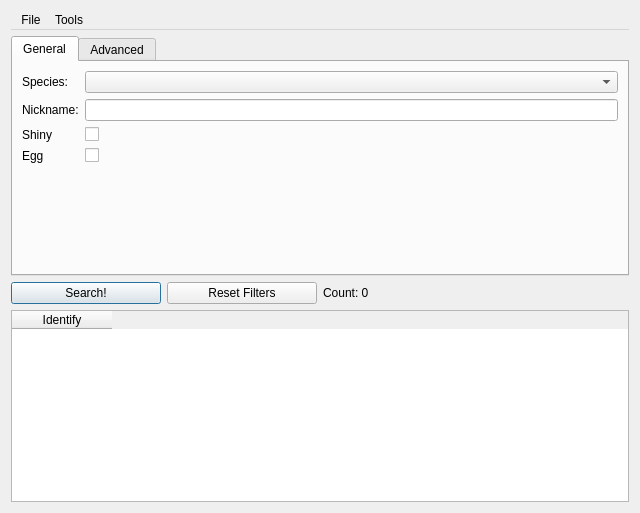
<?xml version="1.0" encoding="UTF-8"?>
<ui version="4.0">
 <class>SAV_Database</class>
 <widget class="QDialog" name="SAV_Database">
  <property name="windowTitle">
   <string>Database</string>
  </property>
  <property name="minimumSize">
   <size>
    <width>640</width>
    <height>420</height>
   </size>
  </property>
  <layout class="QVBoxLayout" name="DatabaseRoot">
   <item>
    <widget class="QMenuBar" name="menuStrip1">
     <property name="nativeMenuBar">
      <bool>false</bool>
     </property>
     <widget class="QMenu" name="Menu_Close">
      <property name="title">
       <string>File</string>
      </property>
      <addaction name="Menu_Exit"/>
     </widget>
     <widget class="QMenu" name="Menu_Tools">
      <property name="title">
       <string>Tools</string>
      </property>
      <widget class="QMenu" name="Menu_SearchSettings">
       <property name="title">
        <string>Search Settings</string>
       </property>
       <addaction name="Menu_SearchBoxes"/>
       <addaction name="Menu_SearchDatabase"/>
       <addaction name="Menu_SearchBackups"/>
       <addaction name="Menu_SearchLegal"/>
       <addaction name="Menu_SearchIllegal"/>
      </widget>
      <addaction name="Menu_SearchSettings"/>
     </widget>
     <addaction name="Menu_Close"/>
     <addaction name="Menu_Tools"/>
    </widget>
   </item>
   <item>
    <widget class="QTabWidget" name="TC_SearchSettings">
     <property name="currentIndex">
      <number>0</number>
     </property>
     <widget class="QWidget" name="Tab_General">
      <attribute name="title">
       <string>General</string>
      </attribute>
      <layout class="QFormLayout" name="GeneralForm">
       <item row="0" column="0">
        <widget class="QLabel" name="Label_Species">
         <property name="text">
          <string>Species:</string>
         </property>
        </widget>
       </item>
       <item row="0" column="1">
        <widget class="QComboBox" name="CB_Species"/>
       </item>
       <item row="1" column="0">
        <widget class="QLabel" name="Label_Nickname">
         <property name="text">
          <string>Nickname:</string>
         </property>
        </widget>
       </item>
       <item row="1" column="1">
        <widget class="QLineEdit" name="TB_Nickname"/>
       </item>
       <item row="2" column="0">
        <widget class="QLabel" name="CHK_ShinyLabel">
         <property name="text">
          <string>Shiny</string>
         </property>
        </widget>
       </item>
       <item row="2" column="1">
        <widget class="QCheckBox" name="CHK_Shiny"/>
       </item>
       <item row="3" column="0">
        <widget class="QLabel" name="CHK_IsEggLabel">
         <property name="text">
          <string>Egg</string>
         </property>
        </widget>
       </item>
       <item row="3" column="1">
        <widget class="QCheckBox" name="CHK_IsEgg"/>
       </item>
      </layout>
     </widget>
     <widget class="QWidget" name="Tab_Advanced">
      <attribute name="title">
       <string>Advanced</string>
      </attribute>
      <layout class="QVBoxLayout" name="AdvancedLayout">
       <item>
        <widget class="QPlainTextEdit" name="RTB_Instructions"/>
       </item>
      </layout>
     </widget>
    </widget>
   </item>
   <item>
    <layout class="QHBoxLayout" name="SearchRow">
     <item>
      <widget class="QPushButton" name="B_Search">
       <property name="text">
        <string>Search!</string>
       </property>
      </widget>
     </item>
     <item>
      <widget class="QPushButton" name="B_Reset">
       <property name="text">
        <string>Reset Filters</string>
       </property>
      </widget>
     </item>
     <item>
      <widget class="QLabel" name="L_Count">
       <property name="text">
        <string>Count: 0</string>
       </property>
      </widget>
     </item>
     <item>
      <widget class="QLabel" name="L_Viewed">
       <property name="text">
        <string/>
       </property>
      </widget>
     </item>
    </layout>
   </item>
   <item>
    <widget class="QWidget" name="P_Results">
     <layout class="QVBoxLayout" name="ResultsLayout">
      <property name="leftMargin">
       <number>0</number>
      </property>
      <property name="topMargin">
       <number>0</number>
      </property>
      <property name="rightMargin">
       <number>0</number>
      </property>
      <property name="bottomMargin">
       <number>0</number>
      </property>
      <item>
       <widget class="QTableWidget" name="DatabasePokeGrid">
        <property name="columnCount">
         <number>1</number>
        </property>
        <column>
         <property name="text">
          <string>Identify</string>
         </property>
        </column>
       </widget>
      </item>
     </layout>
    </widget>
   </item>
  </layout>
  <action name="Menu_Exit">
   <property name="text">
    <string>&amp;Close</string>
   </property>
  </action>
  <action name="Menu_SearchBoxes">
   <property name="text">
    <string>Search Within Boxes</string>
   </property>
   <property name="checkable">
    <bool>true</bool>
   </property>
   <property name="checked">
    <bool>true</bool>
   </property>
  </action>
  <action name="Menu_SearchDatabase">
   <property name="text">
    <string>Search Within Database</string>
   </property>
   <property name="checkable">
    <bool>true</bool>
   </property>
   <property name="checked">
    <bool>true</bool>
   </property>
  </action>
  <action name="Menu_SearchBackups">
   <property name="text">
    <string>Search Within Backups</string>
   </property>
   <property name="checkable">
    <bool>true</bool>
   </property>
   <property name="checked">
    <bool>true</bool>
   </property>
  </action>
  <action name="Menu_SearchLegal">
   <property name="text">
    <string>Show Legal</string>
   </property>
   <property name="checkable">
    <bool>true</bool>
   </property>
  </action>
  <action name="Menu_SearchIllegal">
   <property name="text">
    <string>Show Illegal</string>
   </property>
   <property name="checkable">
    <bool>true</bool>
   </property>
  </action>
 </widget>
 <resources/>
 <connections/>
</ui>
